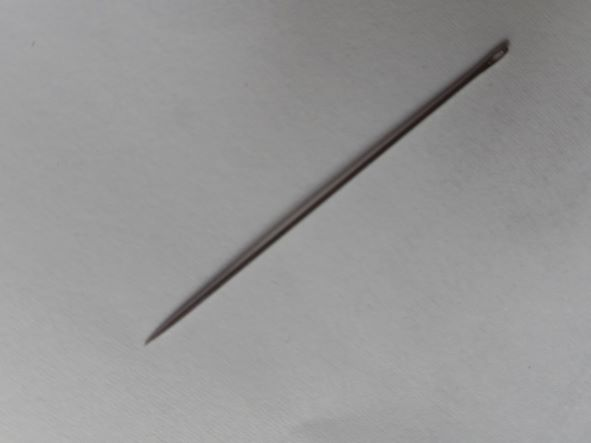
%> input picture Data Testing/jahit16.jpg, 591 x 443 px
$ octave pengolahan_citra.m   (GNU Octave 9; MATLAB toolbox functions it lacks are replaced by stand-ins)
%> lines starting %> are read from the running program, lines starting %| are printed output that depends on the picture; in (x1, y1, x2, y2) boxes, pixels count from 0 and x2, y2 are one past the last pixel; in counts of white or black regions, pixels touching at a corner belong together; the program's own positions count from 1
clc;
clear;
close all;
warning off all;

%memanggil menu browse file
[nama_file, nama_folder] = uigetfile('*.jpg');
%> the answer given: Data Testing/jahit16.jpg

%jika ada nama file yang dipilih maka akan mengeksekusi perintah dibawah
%ini
if~isequal(nama_file,0);
     %membaca file rgb
    Img = imread(fullfile(nama_folder,nama_file));
%> Img is the input picture: size 443x591x3 uint8; mean R, G, B 150.3, 150, 150
    %figure, imshow(Img)
    %mengkonversi citra rgb menjadi citra grayscale
    gr=graythresh(Img);%grayscale
%> gr = 0.541
    bw = im2bw(Img, gr);
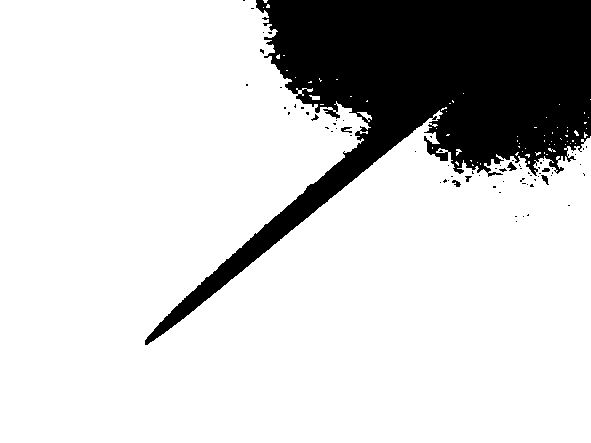
%> bw: size 443x591 logical; 80.8% white; 72 black regions (64 under 20 px), largest, box (x1, y1, x2, y2) and area: (145, 0, 591, 345) 49740, (507, 162, 517, 171) 46, (341, 127, 352, 133) 38
%     figure, imshow(bw);
    %melakukan operasi komplemen
    bw = imcomplement(bw);
%     figure, imshow(bw)
%     melakukan operasi morfologi filling holes
    bw = imfill(bw,'holes');
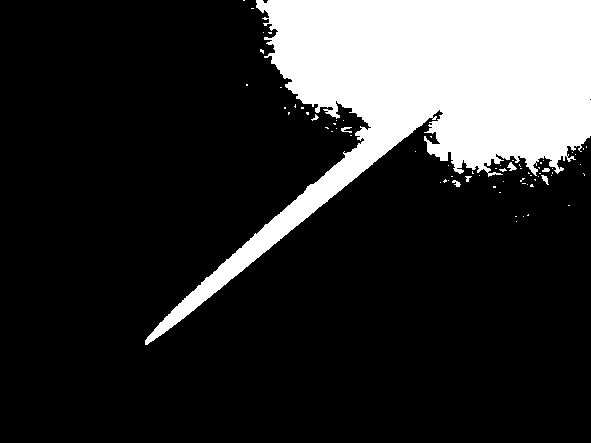
%> bw: size 443x591 logical; 19.4% white; 71 white regions (63 under 20 px), largest, box (x1, y1, x2, y2) and area: (145, 0, 591, 345) 50261, (507, 162, 517, 171) 46, (341, 127, 352, 133) 38
%     figure, imshow(bw)
    %ekstrasi ciri
    %melakukan konversi citra rgb ,enjadi citra hsv
    HSV = rgb2hsv(Img);
%> HSV: size 443x591x3 double; mean H, S, V 0.11, 0.00696, 0.59
%     figure, imshow(HSV)
    % mengekstrak komponen h,s,v
    H = HSV(:,:,1); %Hue
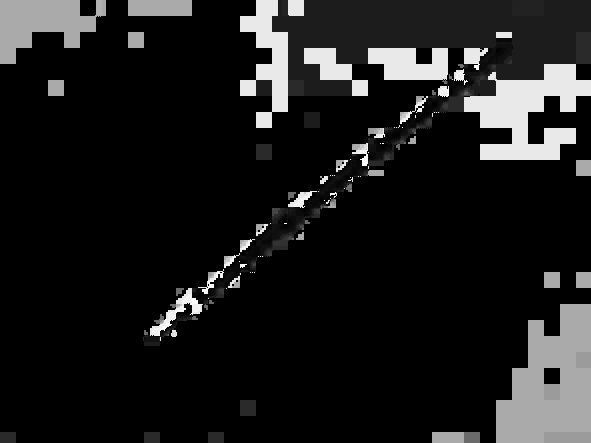
%> H: size 443x591 double; min 0, max 0.99, mean 0.11
    S = HSV(:,:,2); %Saturation
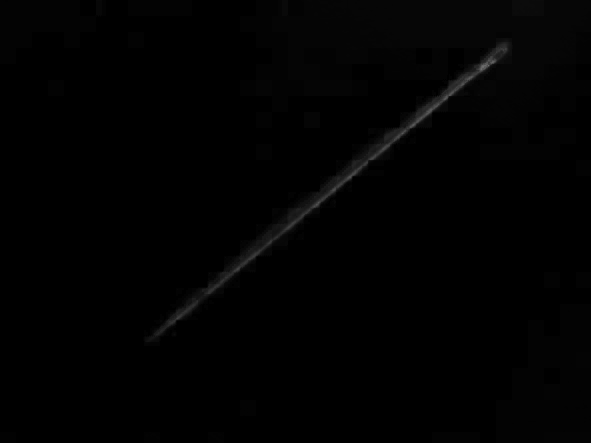
%> S: size 443x591 double; min 0, max 0.438, mean 0.00696
    V = HSV(:,:,3); %Value
    %mengubah nilai pixel background menjadi nol
    H(~bw) = 0;
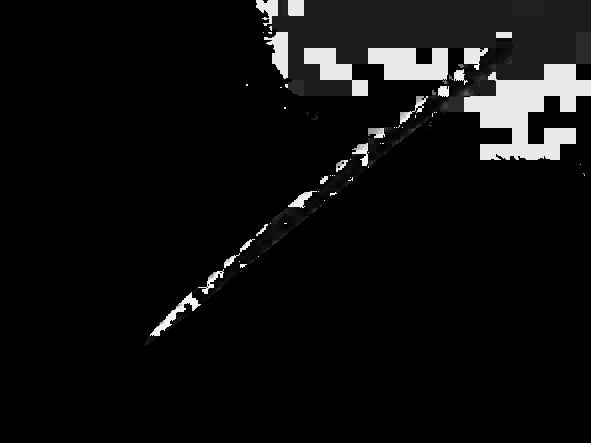
%> H: size 443x591 double; 8.65% of pixels changed, all inside (x1, y1, x2, y2) = (0, 0, 591, 443)
    S(~bw) = 0;
    V(~bw) = 0;
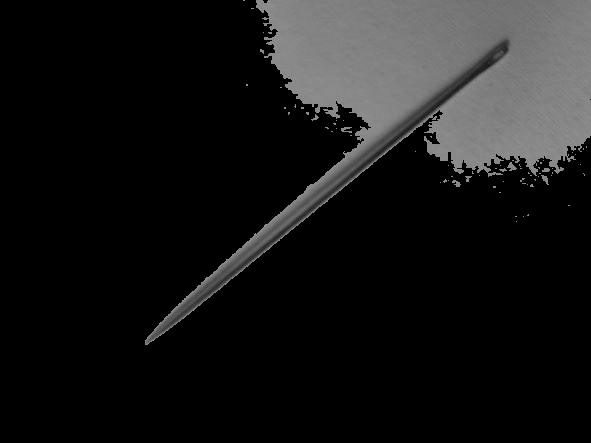
%> V: size 443x591 double; min 0, max 0.565, mean 0.0924
%     figure, imshow(H)
%     figure, imshow(S)
%     figure, imshow(V)
    %menghitung nilai rata-rata h,s,v
    Hue = sum(sum(H))/sum(sum(bw));
%> Hue = 0.291
    Saturation = sum(sum(S))/sum(sum(bw));
%> Saturation = 0.0298
    Value = sum(sum(V))/sum(sum(bw));
%> Value = 0.477
    %menghitung luas objek
    Luas= sum (sum(bw));
%> Luas = 50690
    %mengisi variabel ciri_latih dengan ciri ekstraksi
    ciri_testing(1,1) = Hue;
    ciri_testing(1,2) = Saturation;
    ciri_testing(1,3) = Value;
    ciri_testing(1,4) = Luas;

 %memanggil model naive bayes hasil training
%> (the run ends here)

$ run again, on Data Testing/jahit18.jpg
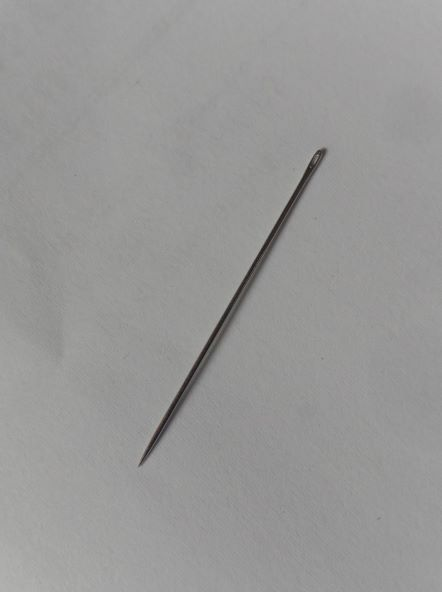
%> input picture Data Testing/jahit18.jpg, 442 x 592 px
%> Img is the input picture: size 592x442x3 uint8; mean R, G, B 151.9, 151.8, 150.9
%> gr = 0.439
%> `bw = im2bw(Img, gr);`:
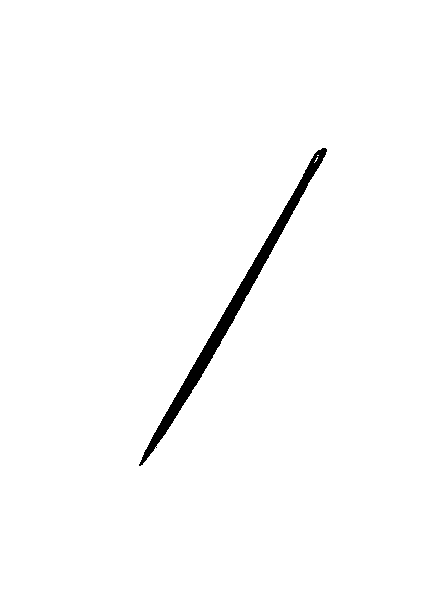
%> bw: size 592x442 logical; 98.6% white; 1 black region, box (x1, y1, x2, y2) and area: (139, 148, 327, 466) 3794
%> HSV: size 592x442x3 double; mean H, S, V 0.126, 0.00798, 0.596
%> `S = HSV(:,:,2);`:
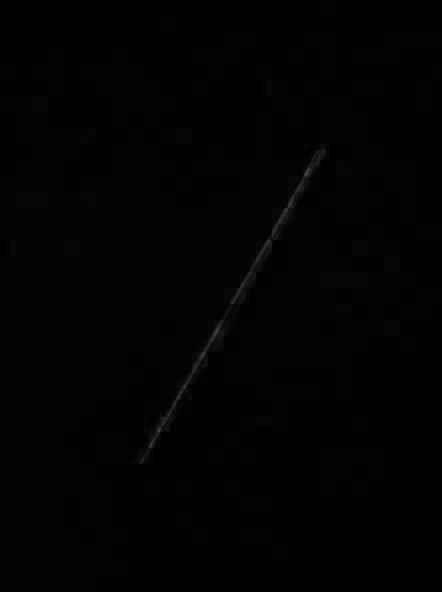
%> S: size 592x442 double; min 0, max 0.357, mean 0.00798
%> Hue = 0.219
%> Saturation = 0.0842
%> Value = 0.296
%> Luas = 3804

$ run again, on Data Testing/jahit20.jpg
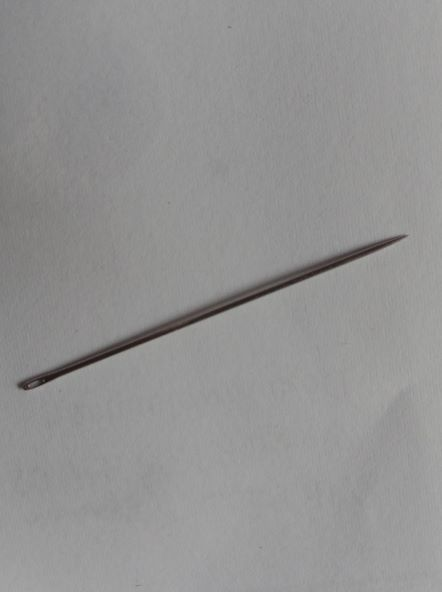
%> input picture Data Testing/jahit20.jpg, 442 x 592 px
%> Img is the input picture: size 592x442x3 uint8; mean R, G, B 147.1, 146.8, 146.4
%> gr = 0.424
%> `bw = im2bw(Img, gr);`:
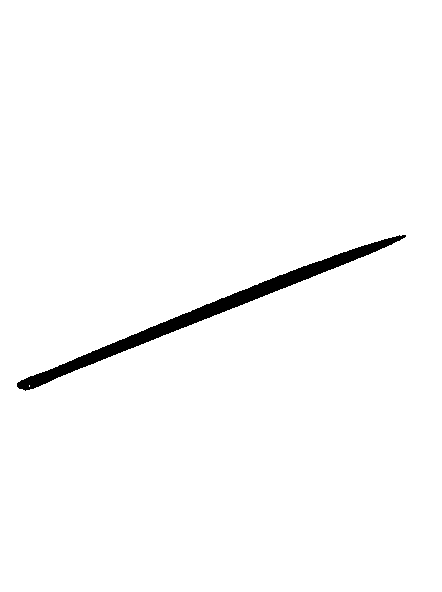
%> bw: size 592x442 logical; 98.2% white; 1 black region, box (x1, y1, x2, y2) and area: (17, 235, 406, 391) 4807
%> HSV: size 592x442x3 double; mean H, S, V 0.0951, 0.00747, 0.577
%> `S = HSV(:,:,2);`:
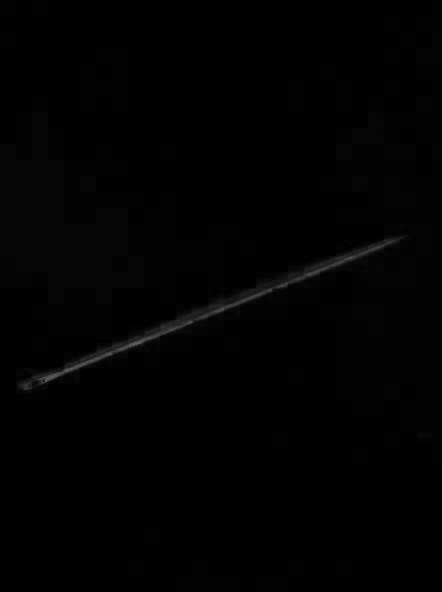
%> S: size 592x442 double; min 0, max 0.429, mean 0.00747
%> Hue = 0.164
%> Saturation = 0.141
%> Value = 0.29
%> Luas = 4809
